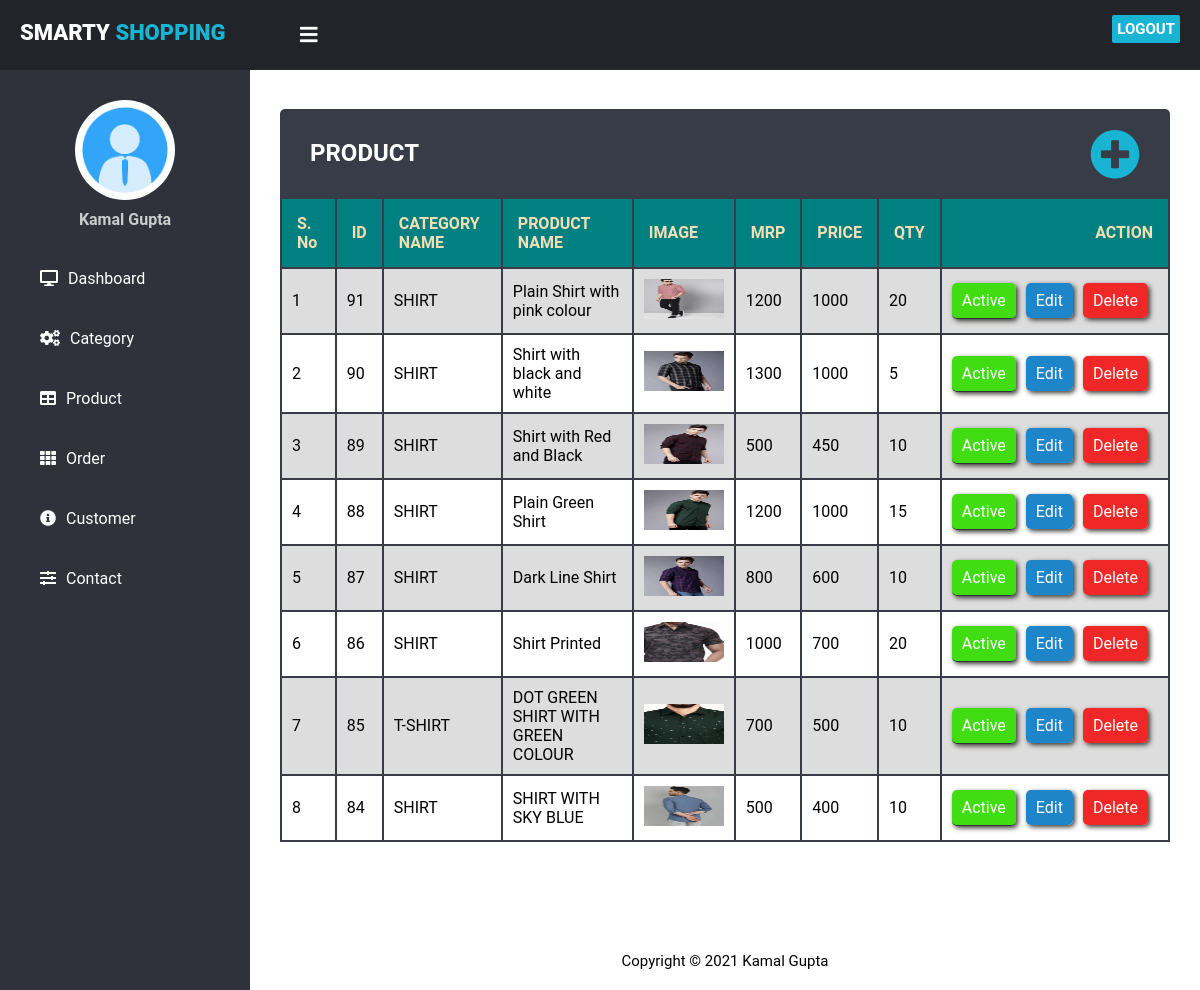
The app's page /AdminSmartyShopping/product.php (signed in), older data.
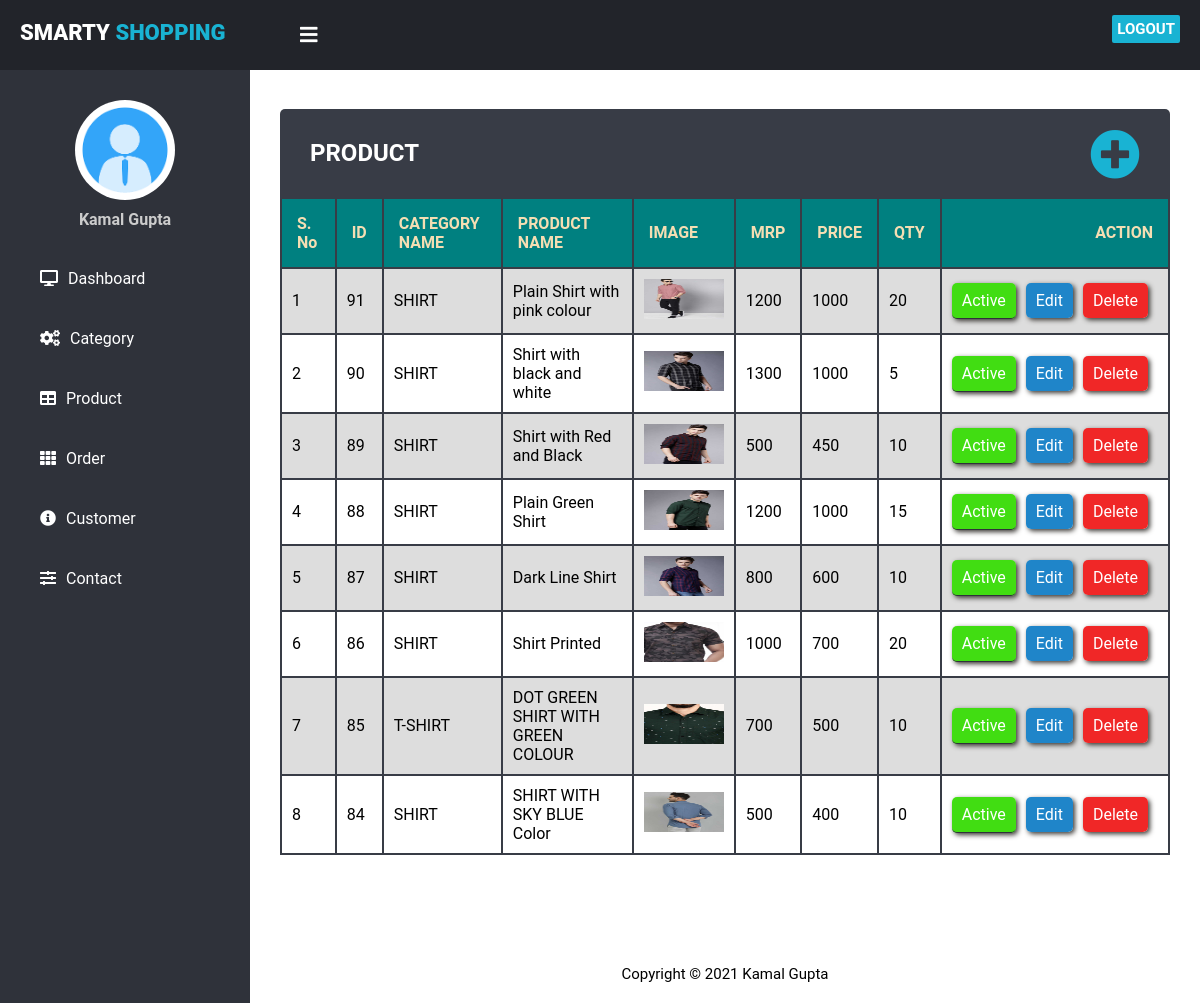
The same page, newer data.
### tables this page shows
CREATE TABLE `product` (
  `id` int(11) NOT NULL,
  `categories_id` int(11) NOT NULL,
  `name` varchar(255) NOT NULL,
  `mrp` float NOT NULL,
  `price` float NOT NULL,
  `qty` int(11) NOT NULL,
  `image` varchar(255) NOT NULL,
  `short_desc` varchar(2000) NOT NULL,
  `description` text NOT NULL,
  `meta_title` varchar(2000) NOT NULL,
  `meta_desc` varchar(2000) NOT NULL,
  `meta_keyword` varchar(2000) NOT NULL,
  `status` tinyint(4) NOT NULL
);

CREATE TABLE `categories` (
  `id` int(11) NOT NULL,
  `categories` varchar(255) NOT NULL,
  `status` tinyint(4) NOT NULL
);

### AdminSmartyShopping/product.php (the view, shortened to what this page needs)
<?php
  require('top.php');
$sql="select product.*,categories.categories from product, categories where product.categories_id=categories.id order by product.id desc";
$res=mysqli_query($con,$sql);
$count=mysqli_num_rows($res);
?>
    <div class="content">
        <div class="content-header">
            <div class="subheader">
                <h2>PRODUCT</h2>
                <a href="manage-product.php"><i class="fa fa-plus-circle" aria-hidden="true"></i></a>
            </div>
            <table>
                <tr>
                    <th>S. No </th>
                    <th>ID</th>
                    <th>CATEGORY NAME</th>
                    <th>PRODUCT NAME</th>
                    <th>IMAGE</th>
                    <th>MRP</th>
                    <th>PRICE</th>
                    <th>QTY</th>
                    <th ><div class="action-body">ACTION</div></th>
                </tr>
                <?php
                if($count>0){
                $i=1;
                while($row=mysqli_fetch_assoc($res)){
                ?>
                <tr>
                    <td><?php echo $i;?></td>
                    <td><?php echo $row['id'];?></td>
                    <td><?php echo $row['categories'];?></td>
                    <td><?php echo $row['name'];?></td>
                    <?php
                        $image=$row['image'];
                        $imgAr=explode(",",$image);
                    ?>
                    <td><img src="<?php echo PRODUCT_IMAGE_SITE_PATH.$imgAr[0];?>" alt="don't have img"/></td>
                    <td><?php echo $row['mrp'];?></td>
                    <td><?php echo $row['price'];?></td>
                    <td><?php echo $row['qty'];?></td>
                    <td ><div class="action-body">
                    <?php
                    if($row['status']==1){
                        echo "<span class='btn active'><a href='?type=status&operation=deactive&id=".$row['id']."'>Active</a></span>";
                    }else{
                        echo"<span class='btn deactive'><a href='?type=status&operation=active&id=".$row['id']."' >Deactive</a></span>";
                    }
                        echo "<span class='btn edit'><a href='manage-product.php?id=".$row['id']."'>Edit</a></span>";
                        echo "<span class='btn delete'><a href='?type=delete&id=".$row['id']."' onclick='alertbox()'>Delete</a></span>";
                        ?></div>
                    </td>
                </tr>
                <?php
                  $i++;
                  }  } else {
                  ?>
                  <tr>
                     <td colspan="9" align="center">No Records Found!</td>
                  </tr>
                  <?php
                     }
                  ?>
            </table>
        </div>
    </div>
 <?php
  include('footer.php');
?>

Row changes from the older to the newer data that the page shows:
changed product id 84: name "SHIRT WITH SKY BLUE" → "SHIRT WITH SKY BLUE Color"
